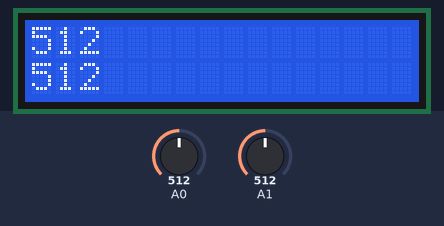
This sketch was run on a simulated Arduino Uno, built with avr-gcc and run on an emulated ATmega328P. On the bench: 16×2 character LCD. Inputs (shaded band) come from the test bench; at power-on: A0 = 512, A1 = 512.

Above: at 3.2 s.
3.3 s: A0 set to 716
At 4.1 s:
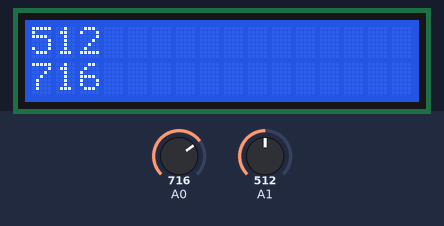
4.8 s: A1 set to 716
At 5.4 s:
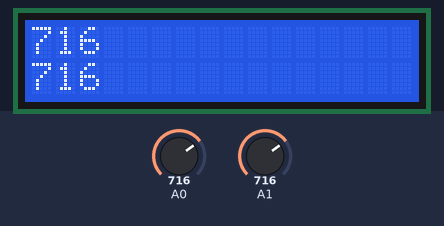
6.3 s: A0 set to 900
At 6.7 s:
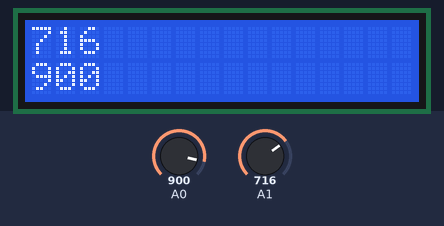
7.8 s: A1 set to 900
At 9.0 s:
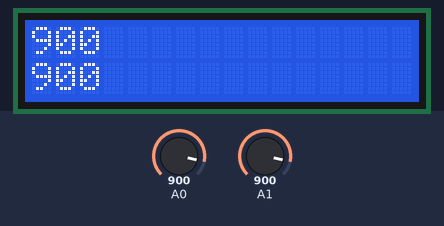
9.3 s: A0 set to 1023
At 10.5 s:
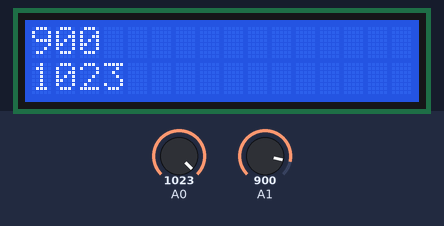
10.8 s: A1 set to 1023
At 12.0 s:
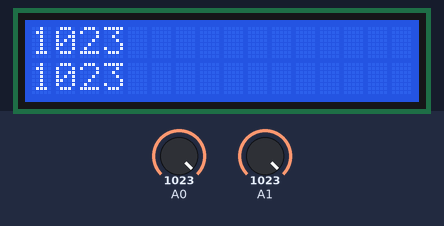
Timing chart, 0 to 13.3 s (numbered marks = the images above; inputs shaded):
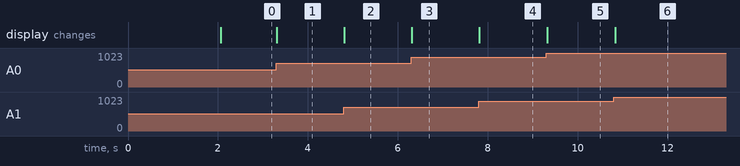

Measured:
- after the input at 3.3 s, the display: changes at once (image 1)
- after the input at 4.8 s, the display: changes at once (image 2)
- after the input at 6.3 s, the display: changes at once (image 3)
- after the input at 7.8 s, the display: changes at once (image 4)
- after the input at 9.3 s, the display: changes at once (image 5)
- after the input at 10.8 s, the display: changes at once (image 6)

The sketch:

jml_task5hw1joystick.ino
```cpp
#include <LiquidCrystal.h>
LiquidCrystal lcd (8,7,4,3,12,17);
void setup(){
  lcd.begin(16,2);
  lcd.setCursor(0,0);
  lcd.print("Hello");
  delay(2000);
}
void loop(){
  lcd.clear();
  int joystickValues = analogRead(0);
  int joystickValues2 = analogRead(1);
  lcd.setCursor(0,1);
  lcd.print(joystickValues);
  lcd.setCursor(0,0);
  lcd.print(joystickValues2);
  delay(50);
}
```
